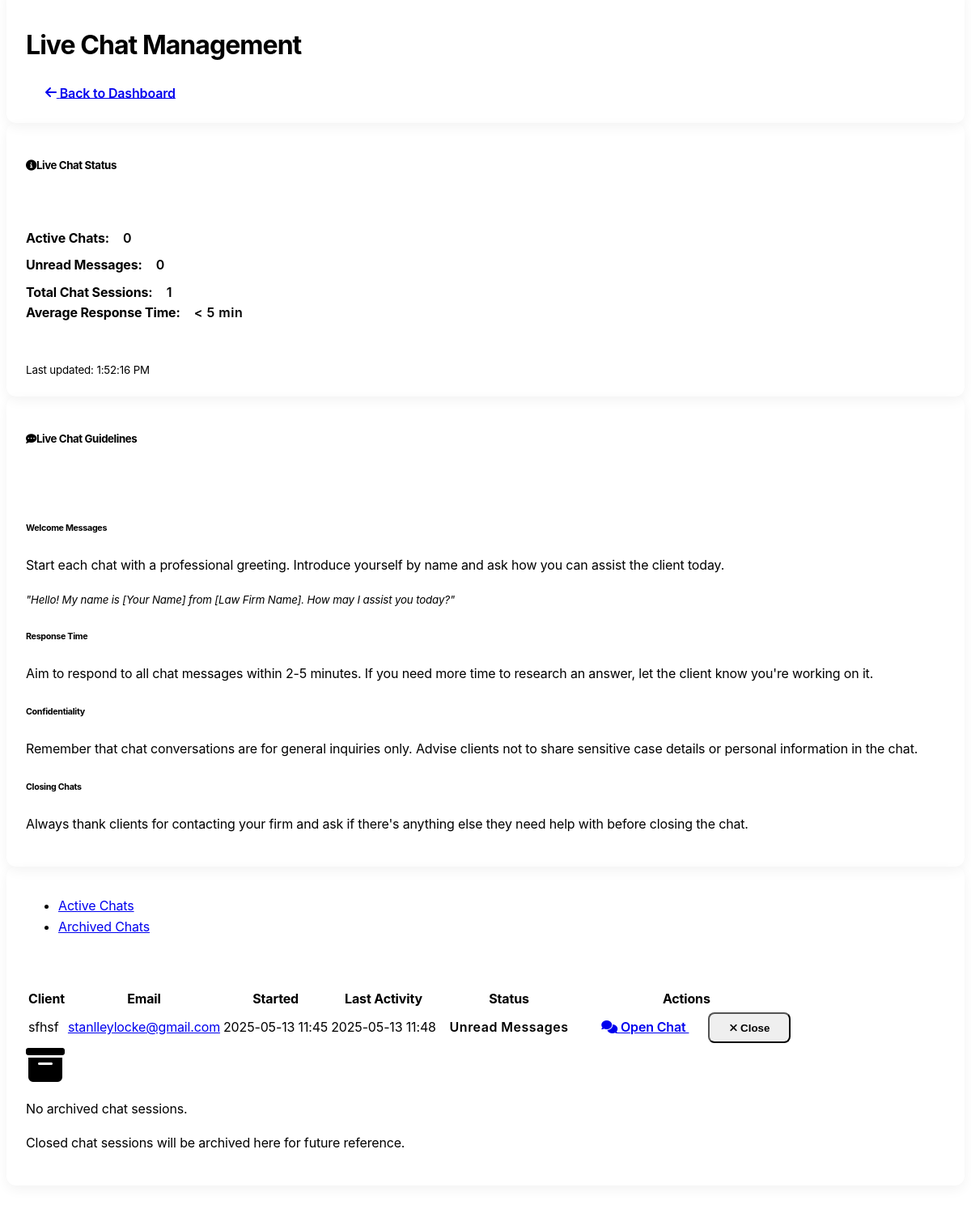
Before: /admin/chats (signed in, middle part) with the older database file.
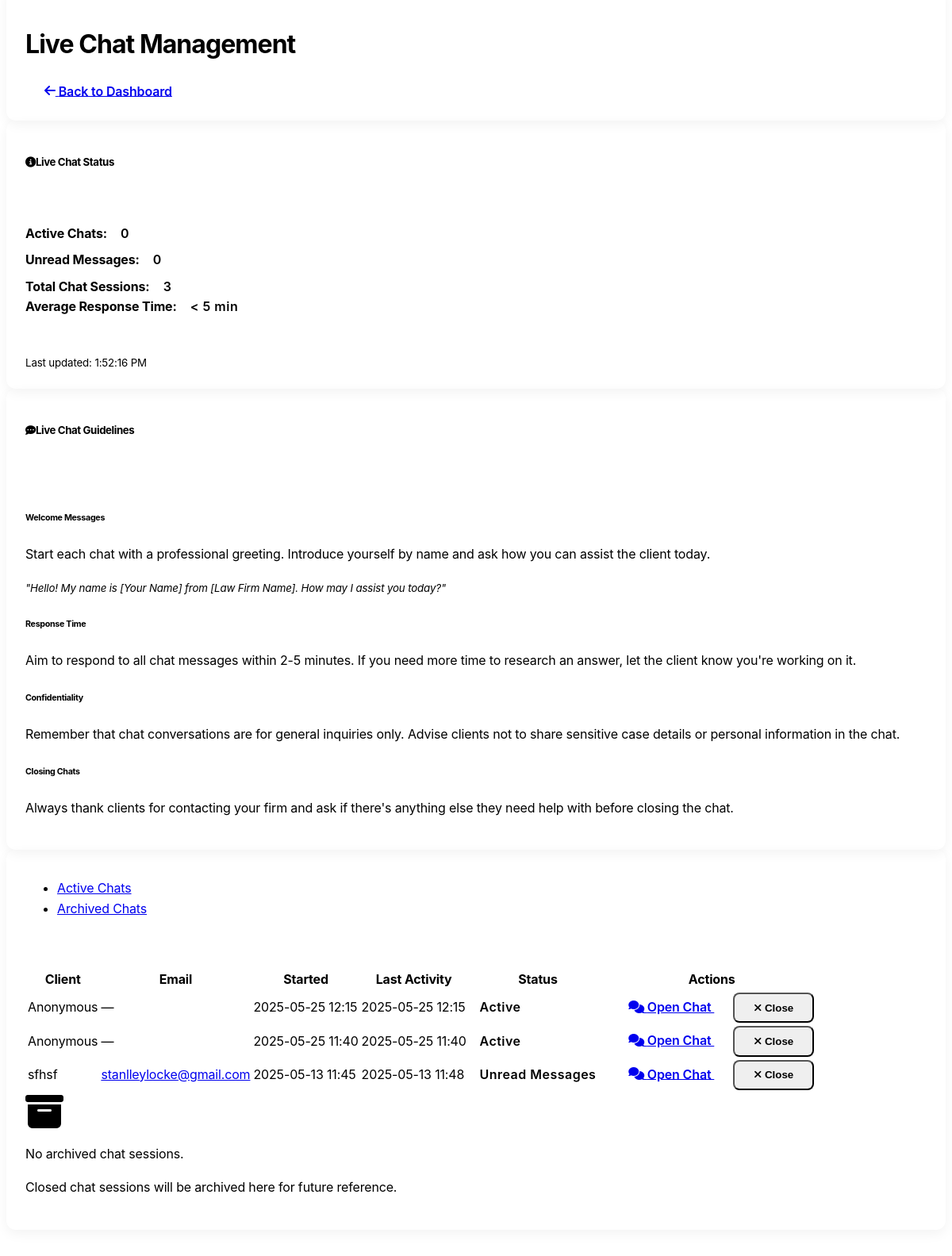
After: the same page with the newer database file.
### models.py (models this page shows, shortened)
class ChatRoom(db.Model):
    id = db.Column(db.Integer, primary_key=True)
    room_id = db.Column(db.String(100), unique=True, nullable=False)
    client_name = db.Column(db.String(100), nullable=True)
    client_email = db.Column(db.String(120), nullable=True)
    created_at = db.Column(db.DateTime, default=datetime.utcnow)
    last_activity = db.Column(db.DateTime, default=datetime.utcnow)
    is_active = db.Column(db.Boolean, default=True)

### routes/chat_routes.py (the view)
@chat_bp.route('/admin/chats')
@login_required
def admin_chats():
    if not current_user.is_admin:
        return render_template('errors/403.html'), 403
    active_rooms = ChatRoom.query.filter_by(is_active=True).order_by(ChatRoom.last_activity.desc()).all()
    archived_rooms = ChatRoom.query.filter_by(is_active=False).order_by(ChatRoom.last_activity.desc()).all()
    for room in active_rooms:
        room.has_unread = ChatMessage.query.filter_by(
            room=room.room_id,
            is_read=False,
            is_from_client=True
        ).count() > 0
    total_chats = ChatRoom.query.count()
    return render_template('admin/chats.html',
                          title='Manage Chats',
                          active_rooms=active_rooms,
                          archived_rooms=archived_rooms,
                          total_chats=total_chats)

### templates/admin/chats.html (shortened to what this page needs)
{% extends "layout.html" %}
{% block content %}
<div class="container py-4">
    <div class="row mb-4">
        <div class="col-12">
            <div class="card">
                <div class="card-body d-flex justify-content-between align-items-center">
                    <h1 class="h3 mb-0">Live Chat Management</h1>
                    <a href="{{ url_for('admin.dashboard') }}" class="btn btn-outline-secondary">
                        <i class="fas fa-arrow-left me-1"></i> Back to Dashboard
                    </a>
                </div>
            </div>
        </div>
    </div>
    <div class="row mb-4">
        <div class="col-md-4">
            <div class="card h-100">
                <div class="card-header bg-primary text-white">
                    <h5 class="mb-0"><i class="fas fa-info-circle me-2"></i>Live Chat Status</h5>
                </div>
                <div class="card-body">
                    <div class="mb-3">
                        <div class="d-flex justify-content-between align-items-center mb-1">
                            <strong>Active Chats:</strong>
                            <span class="badge bg-success" id="active-chats-count">0</span>
                        </div>
                        <div class="progress" style="height: 8px;">
                        </div>
                    </div>
                    <div class="mb-3">
                        <div class="d-flex justify-content-between align-items-center mb-1">
                            <strong>Unread Messages:</strong>
                            <span class="badge bg-danger" id="unread-chat-count">0</span>
                        </div>
                        <div class="progress" style="height: 8px;">
                        </div>
                    </div>
                    <div class="mb-3">
                        <div class="d-flex justify-content-between align-items-center mb-1">
                            <strong>Total Chat Sessions:</strong>
                            <span class="badge bg-info">{{ total_chats }}</span>
                        </div>
                    </div>
                    <div class="mb-3">
                        <div class="d-flex justify-content-between align-items-center mb-1">
                            <strong>Average Response Time:</strong>
                            <span class="badge bg-secondary">< 5 min</span>
                        </div>
                    </div>
                </div>
                <div class="card-footer">
                    <small class="text-muted">Last updated: <span id="last-updated">Just now</span></small>
                </div>
            </div>
        </div>
        <div class="col-md-8">
            <div class="card h-100">
                <div class="card-header bg-info text-white">
                    <h5 class="mb-0"><i class="fas fa-comment-dots me-2"></i>Live Chat Guidelines</h5>
                </div>
                <div class="card-body">
                    <div class="mb-3">
                        <h6 class="fw-bold">Welcome Messages</h6>
                        <p>Start each chat with a professional greeting. Introduce yourself by name and ask how you can assist the client today.</p>
                        <div class="bg-light p-2 rounded mb-2">
                            <small class="text-muted"><em>"Hello! My name is [Your Name] from [Law Firm Name]. How may I assist you today?"</em></small>
                        </div>
                    </div>
                    <div class="mb-3">
                        <h6 class="fw-bold">Response Time</h6>
                        <p>Aim to respond to all chat messages within 2-5 minutes. If you need more time to research an answer, let the client know you're working on it.</p>
                    </div>
                    <div class="mb-3">
                        <h6 class="fw-bold">Confidentiality</h6>
                        <p>Remember that chat conversations are for general inquiries only. Advise clients not to share sensitive case details or personal information in the chat.</p>
                    </div>
                    <div>
                        <h6 class="fw-bold">Closing Chats</h6>
                        <p>Always thank clients for contacting your firm and ask if there's anything else they need help with before closing the chat.</p>
                    </div>
                </div>
            </div>
        </div>
    </div>
    <div class="row">
        <div class="col-12">
            <div class="card">
                <div class="card-header bg-dark">
                    <ul class="nav nav-tabs card-header-tabs">
                        <li class="nav-item">
                            <a class="nav-link active" id="active-tab" data-bs-toggle="tab" href="#active-chats">Active Chats</a>
                        </li>
                        <li class="nav-item">
                            <a class="nav-link" id="archived-tab" data-bs-toggle="tab" href="#archived-chats">Archived Chats</a>
                        </li>
                    </ul>
                </div>
                <div class="card-body">
                    <div class="tab-content">
                        <div class="tab-pane fade show active" id="active-chats">
                            {% if active_rooms %}
                                <div class="table-responsive">
                                    <table class="table table-hover">
                                        <thead>
                                            <tr>
                                                <th>Client</th>
                                                <th>Email</th>
                                                <th>Started</th>
                                                <th>Last Activity</th>
                                                <th>Status</th>
                                                <th>Actions</th>
                                            </tr>
                                        </thead>
                                        <tbody>
                                            {% for room in active_rooms %}
                                            <tr>
                                                <td>
                                                    {% if room.client_name %}
                                                        {{ room.client_name }}
                                                    {% else %}
                                                        <span class="text-muted">Anonymous</span>
                                                    {% endif %}
                                                </td>
                                                <td>
                                                    {% if room.client_email %}
                                                        <a href="mailto:{{ room.client_email }}">{{ room.client_email }}</a>
                                                    {% else %}
                                                        <span class="text-muted">—</span>
                                                    {% endif %}
                                                </td>
                                                <td>{{ room.created_at.strftime('%Y-%m-%d %H:%M') }}</td>
                                                <td>{{ room.last_activity.strftime('%Y-%m-%d %H:%M') }}</td>
                                                <td>
                                                    {% if room.has_unread %}
                                                        <span class="badge bg-danger">Unread Messages</span>
                                                    {% else %}
                                                        <span class="badge bg-success">Active</span>
                                                    {% endif %}
                                                </td>
                                                <td>
                                                    <a href="{{ url_for('chat.admin_chat_room', room_id=room.room_id) }}"
                                                       class="btn btn-sm btn-primary">
                                                        <i class="fas fa-comments me-1"></i> Open Chat
                                                    </a>
                                                    <button class="btn btn-sm btn-danger close-chat-btn"
                                                            data-room-id="{{ room.room_id }}">
                                                        <i class="fas fa-times me-1"></i> Close
                                                    </button>
                                                </td>
                                            </tr>
                                            {% endfor %}
                                        </tbody>
                                    </table>
                                </div>
                            {% else %}
                                <div class="text-center py-5">
                                    <i class="fas fa-comments fa-3x mb-3 text-muted"></i>
                                    <p class="lead">No active chat sessions at the moment.</p>
                                    <p>When clients start new chats, they will appear here.</p>
                                </div>
                            {% endif %}
                        </div>
                        <div class="tab-pane fade" id="archived-chats">
                            {% if archived_rooms %}
                                <div class="table-responsive">
                                    <table class="table table-hover">
                                        <thead>
                                            <tr>
                                                <th>Client</th>
                                                <th>Email</th>
                                                <th>Date</th>
                                                <th>Duration</th>
                                                <th>Actions</th>
                                            </tr>
                                        </thead>
                                        <tbody>
                                            {% for room in archived_rooms %}
                                            <tr>
                                                <td>
                                                    {% if room.client_name %}
                                                        {{ room.client_name }}
                                                    {% else %}
                                                        <span class="text-muted">Anonymous</span>
                                                    {% endif %}
                                                </td>
                                                <td>
                                                    {% if room.client_email %}
                                                        <a href="mailto:{{ room.client_email }}">{{ room.client_email }}</a>
                                                    {% else %}
                                                        <span class="text-muted">—</span>
                                                    {% endif %}
                                                </td>
                                                <td>{{ room.created_at.strftime('%Y-%m-%d') }}</td>
                                                <td>
                                                    {% set duration = (room.last_activity - room.created_at).total_seconds() / 60 %}
                                                    {% if duration < 1 %}
                                                        &lt; 1 minute
                                                    {% else %}
                                                        {{ duration|int }} minutes
                                                    {% endif %}
                                                </td>
                                                <td>
                                                    <a href="{{ url_for('chat.admin_chat_room', room_id=room.room_id) }}"
                                                       class="btn btn-sm btn-secondary">
                                                        <i class="fas fa-history me-1"></i> View History
                                                    </a>
                                                </td>
                                            </tr>
                                            {% endfor %}
                                        </tbody>
                                    </table>
                                </div>
                            {% else %}
                                <div class="text-center py-5">
                                    <i class="fas fa-archive fa-3x mb-3 text-muted"></i>
                                    <p class="lead">No archived chat sessions.</p>
                                    <p>Closed chat sessions will be archived here for future reference.</p>
                                </div>
                            {% endif %}
                        </div>
                    </div>
                </div>
            </div>
        </div>
    </div>
</div>
{% endblock %}

### templates/layout.html (shortened to what this page needs)
<!DOCTYPE html>
<html lang="en" data-bs-theme="dark">
<head>
    <link rel="stylesheet" href="https://cdn.replit.com/agent/bootstrap-agent-dark-theme.min.css">
    <link rel="stylesheet" href="https://cdnjs.cloudflare.com/ajax/libs/font-awesome/6.4.0/css/all.min.css">
    <link rel="stylesheet" href="{{ url_for('static', filename='css/custom.css') }}">
</head>
<body>
    {% block content %}{% endblock %}
    <footer class="footer mt-5">
    </footer>
</body>
</html>

### static/css/custom.css (style rules this page uses)
body { font-family: 'Inter', 'Roboto', sans-serif; letter-spacing: -0.01em; line-height: 1.6; overflow-x: hidden; }
h1, h2, h3, h4, h5, h6 { font-weight: 700; letter-spacing: -0.03em; }
.btn { border-radius: 8px; padding: 0.6rem 1.5rem; font-weight: 600; transition: all 0.3s ease; }
.card { border: none; border-radius: 12px; box-shadow: 0 5px 15px rgba(0, 0, 0, 0.05); overflow: hidden; transition: all 0.3s ease-in-out; }
.card-header { border-bottom: none; padding: 1.25rem 1.5rem; }
.card-body { padding: 1.5rem; }
.card-footer { border-top: none; padding: 1.25rem 1.5rem; }
.footer { background-color: var(--bs-dark); color: var(--bs-light); padding: 5rem 0 3rem; position: relative; overflow: hidden; }
.footer::before { content: ''; position: absolute; top: 0; left: 0; width: 100%; height: 5px; background: linear-gradient(90deg, var(--bs-primary) 0%, var(--bs-info) 100%); }
.badge { padding: 0.5em 0.8em; font-weight: 600; letter-spacing: 0.03em; border-radius: 6px; }

Changed rows visible on the page:
added ChatRoom: shows "Anonymous", created_at "2025-05-25 12:15", last_activity "2025-05-25 12:15", shows "Active"
added ChatRoom: shows "Anonymous", created_at "2025-05-25 11:40", last_activity "2025-05-25 11:40", shows "Active"
Other visible differences:
{{ total_chats }}: "1" → "3"
